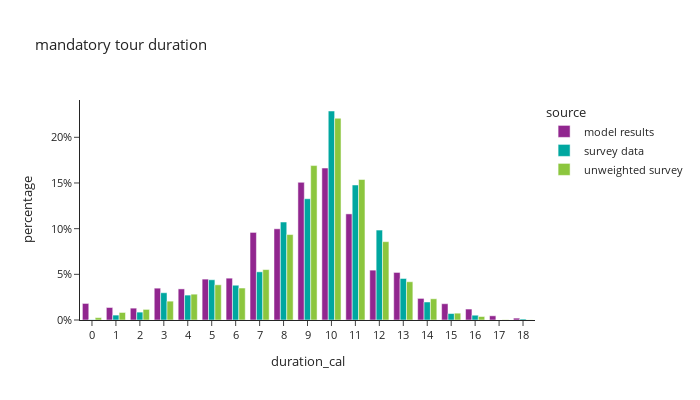

The notebook cell this image was saved under:
### Code cell
m_tour_data['duration_cal'] = m_tour_data['end'] - m_tour_data['start']

df_plot = m_tour_data.groupby(['source','duration_cal'])[['trip_weight_2017_2019']].sum().reset_index()
df_plot['percentage'] = df_plot.groupby(['source'], group_keys=False)['trip_weight_2017_2019']. \
    apply(lambda x: x / float(x.sum()))

fig = px.bar(df_plot, x="duration_cal", y="percentage", color="source",barmode="group",
             title="mandatory tour duration")
fig.for_each_annotation(lambda a: a.update(text = a.text.split("=")[-1]))
fig.update_layout(height=400, width=700, yaxis=dict(tickformat=".0%"), xaxis=dict(dtick="1"))
fig.show()

### Figure 1 — Plotly figure (JSON) as saved in the notebook; plotly's stock layout.template omitted (floating-point values rounded to 4 significant figures)
{"data": [{"alignmentgroup": "True", "hovertemplate": "source=model results<br>duration_cal=%{x}<br>percentage=%{y}<extra></extra>", "legendgroup": "model results", "marker": {"color": "#91268F", "pattern": {"shape": ""}}, "name": "model results", "offsetgroup": "model results", "orientation": "v", "showlegend": true, "textposition": "auto", "type": "bar", "x": [0.0, 1.0, 2.0, 3.0, 4.0, 5.0, 6.0, 7.0, 8.0, 9.0, 10.0, 11.0, 12.0, 13.0, 14.0, 15.0, 16.0, 17.0, 18.0], "xaxis": "x", "y": [0.01812, 0.01369, 0.01298, 0.03487, 0.03405, 0.04477, 0.0458, 0.09589, 0.09985, 0.1507, 0.1663, 0.1162, 0.05459, 0.05207, 0.02365, 0.01782, 0.01198, 0.004601, 0.002061], "yaxis": "y"}, {"alignmentgroup": "True", "hovertemplate": "source=survey data<br>duration_cal=%{x}<br>percentage=%{y}<extra></extra>", "legendgroup": "survey data", "marker": {"color": "#00A7A0", "pattern": {"shape": ""}}, "name": "survey data", "offsetgroup": "survey data", "orientation": "v", "showlegend": true, "textposition": "auto", "type": "bar", "x": [0.0, 1.0, 2.0, 3.0, 4.0, 5.0, 6.0, 7.0, 8.0, 9.0, 10.0, 11.0, 12.0, 13.0, 14.0, 15.0, 16.0, 17.0, 18.0], "xaxis": "x", "y": [0.0003242, 0.00537, 0.00864, 0.02984, 0.02727, 0.04407, 0.03808, 0.05275, 0.1073, 0.1327, 0.2288, 0.1478, 0.09847, 0.04545, 0.01972, 0.007049, 0.005242, 1.487e-06, 0.001111], "yaxis": "y"}, {"alignmentgroup": "True", "hovertemplate": "source=unweighted survey<br>duration_cal=%{x}<br>percentage=%{y}<extra></extra>", "legendgroup": "unweighted survey", "marker": {"color": "#8CC63E", "pattern": {"shape": ""}}, "name": "unweighted survey", "offsetgroup": "unweighted survey", "orientation": "v", "showlegend": true, "textposition": "auto", "type": "bar", "x": [0.0, 1.0, 2.0, 3.0, 4.0, 5.0, 6.0, 7.0, 8.0, 9.0, 10.0, 11.0, 12.0, 13.0, 14.0, 15.0, 16.0, 17.0, 18.0], "xaxis": "x", "y": [0.002599, 0.008254, 0.01162, 0.02064, 0.02828, 0.03852, 0.035, 0.05518, 0.09355, 0.1691, 0.2209, 0.1538, 0.08575, 0.04188, 0.02323, 0.00749, 0.003821, 0.0003057, 0.0001529], "yaxis": "y"}], "layout": {"barmode": "group", "height": 400, "legend": {"title": {"text": "source"}, "tracegroupgap": 0}, "title": {"text": "mandatory tour duration"}, "width": 700, "xaxis": {"anchor": "y", "domain": [0.0, 1.0], "dtick": "1", "title": {"text": "duration_cal"}}, "yaxis": {"anchor": "x", "domain": [0.0, 1.0], "tickformat": ".0%", "title": {"text": "percentage"}}}}
